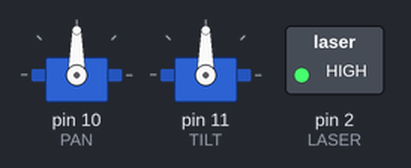
A sketch run on a simulated Arduino Uno, built with avr-gcc and run on an emulated ATmega328P. On the bench: 2 × servo, switched loads named in the sketch (green lamp = pin HIGH). Random numbers use the default seed unless the sketch sets one.

Above: at 0.1 s.
At 8.6 s:
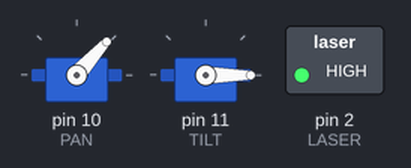
At 22.4 s:
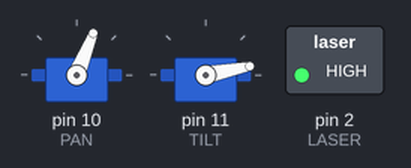
At 38.4 s:
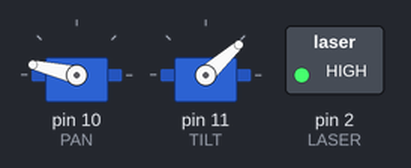
Timing chart, 0 to 40.0 s (numbered marks = the images above):
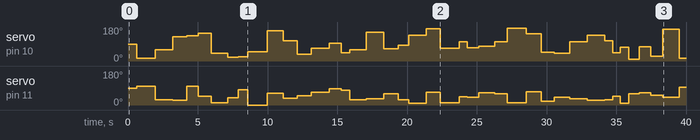

Measured:
- by itself, servo on pin 10 (PAN): 90° → 14° at 0.64 s, → 60° 1.3 s later, → 128° 1.3 s later, → 135° 1.0 s later, … (40 changes in this stretch)
- by itself, servo on pin 11 (TILT): 90° → 98° at 0.64 s, → 27° 1.3 s later, → 25° 1.3 s later, → 99° 1.0 s later, … (40 changes in this stretch)

The sketch:

roboTurret3_lazerDazer.ino
```cpp
 /***********************************************************************************
 *     ______            RobotGeek Desktop RoboTurret v3         ______
 *      |  |                    LazerDazer                        |  |
 *      |__|_                                                    _|__|
 *   ___|____|_                                                 _|___|___
 *    |       |    _                                        _   |       |
 *   _|_______|____|_                                      _|___|_______|_
 *
 *  The following sketch will turn the laser on and randomly move the pan and tilt
 *  servos.
 *
 *  Wiring:
 *    Pan Servo - Digital Pin 10
 *    Tilt Servo - Digital Pin 11
 *    Laser - Digital Pin 2
 *
 *  Control Behavior:
 *    No inputs. Plug it in and it will run.
 *
 *  External Resources:
 *    https://www.arduino.cc/en/Reference/Random
 *   https://www.arduino.cc/en/Reference/RandomSeed
 *    https://www.arduino.cc/en/Reference/Servo
 *
 ***********************************************************************************/
//Includes
#include <Servo.h>          //include the servo library for working with servo objects

//Defines
const int PAN = 10;         //Pan Servo Digital Pin
const int TILT = 11;        //Tilt Servo Digital Pin
const int LASER = 2;        //Laser Digital Pin


const int PAN_MIN = 0;     // minimum pan servo range, value should be between 0 and 180 and lower than PAN_MAX
const int PAN_MAX = 180;    // maximum pan servo range, value should be between 0 and 180 and more than PAN_MIN

const int TILT_MIN = 0;    // minimum tilt servo range, value should be between 0 and 180 and lower than TILT_MAX
const int TILT_MAX = 100;   // maximum tilt servo range, value should be between 0 and 180 and more than TILT_MIN

const int SPEED_MIN = 10;   // minimum interpolation speed (less than 5 not recommended)
const int SPEED_MAX = 10;   // maximum interpolation speed (Lower SPEED_MAX values mean that the program will cycle more quickly, leading to an increased occurance of pausing. Adjust ROLL_MAX accordingly)

const int ROLL_MAX = 40;    // Roll the dice for random pause. Lower value = more frequent pauses, higher value = less frequent pauses

const int PAUSE_MIN = 500;  // define minimum pause length in mS. 1000 = 1 second
const int PAUSE_MAX = 1500; // define maximum pause length in mS.


Servo panServo, tiltServo;  // create servo objects to control the pan and tilt servos

long dazer_speed;
int dazer_pause_roll;
int pause_length = 1;


int panValue = 90;   //current positional value being sent to the pan servo.
int tiltValue = 90;  //current positional value being sent to the tilt servo.
byte pan_goal;
byte tilt_goal;


//State Variables
int laserState = LOW;         //The current state of the laser module

//Timing variables
long lastDebounceTime = 0;  // the last time the output pin was toggled. This variable is a 'long' because it may need to hold many milliseconds, and a 'long' will afford more space than an 'int'
int debounceDelay = 50;    // the amount of time that that a button must be held, for a reading to register (in milliseconds)

void setup()
{

  //initialize servos
  panServo.attach(PAN);  // attaches/activates the pan servo on pin PAN
  tiltServo.attach(TILT);  // attaches/activates the tilt servo on pin TILT

  //initalize digital pins
  pinMode(LASER, OUTPUT);      //set the LASER Pin to an output

  //write initial servo positions to set the servos to 'home'
  panServo.write(panValue);  //sets the pan servo position to the default 'home' value
  tiltServo.write(tiltValue);//sets the tilt servo position to the default 'home' value

  randomSeed(analogRead(0));  //set a basis for the random() engine, based off of analog0 which will be a random number because nothing is attached

  digitalWrite(LASER, HIGH);
}

void loop()
{
  dazer_pause_roll = random(1, ROLL_MAX);      //pick a random number between 1 and ROLL_MAX
  pause_length = random(PAUSE_MIN, PAUSE_MAX); //pick a random number between PAUSE_MIN and PAUSE_MAX
  delay(pause_length);                         //use the random number to pause for pause_length milliseconds

  pan_goal = random(PAN_MIN, PAN_MAX);
  tilt_goal = random(TILT_MIN, TILT_MAX);
  dazer_speed = random(SPEED_MIN, SPEED_MAX);
  //perfom the loop while the current positions are different from the goal positions

  //if the pan_goal is larger than the pan position, move the pan position up
  if (pan_goal > panValue)
  {
    panValue = panValue++;
  }

  //if the pan_goal is smaller than the pan position, move the pan position down
  else if (pan_goal < panValue)
  {
    panValue = panValue--;
  }

  //if the tilt_goal is larger than the tilt position, move the pan position up
  if (tilt_goal > tiltValue)
  {
    tiltValue = tiltValue++;
  }
  //if the tilt_goal is smaller than the tilt position, move the pan position down
  else if (tilt_goal < tiltValue)
  {
    tiltValue = tiltValue--;
  }

  panServo.write(pan_goal);                    // sets the servo position according to the scaled value
  tiltServo.write(tilt_goal);                  // sets the servo position according to the scaled value
  delay(dazer_speed);                          // waits for a random delay before the next loop
} //end loop()
```
